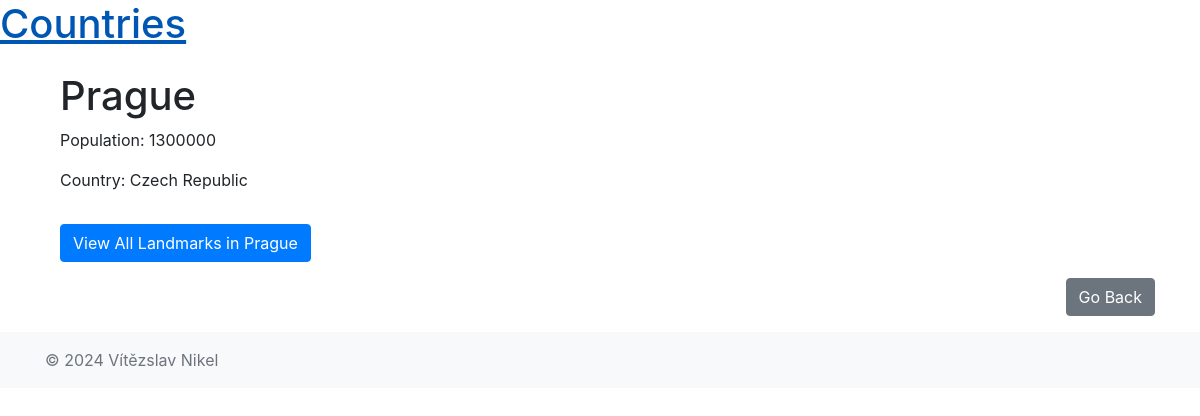
The app's page /countries/1/cities/1/ with its own data.
### countries/models.py (models this page shows, shortened)
class City(models.Model):
    name = models.CharField(max_length=100, verbose_name='City Name')
    country = models.ForeignKey(Country, on_delete=models.CASCADE, related_name='cities', verbose_name='Country')
    population = models.IntegerField(verbose_name='Population')
    class Meta:
        verbose_name = 'City'
        verbose_name_plural = 'Cities'

class Country(models.Model):
    name = models.CharField(max_length=100, verbose_name='Country Name')
    population = models.IntegerField(verbose_name='Population')
    area = models.FloatField(verbose_name='Area')
    def custom_upload(instance, filename):
        return f'flags/{instance.name}.png'
    flag = models.ImageField(upload_to=custom_upload, default='default_flag.png', verbose_name='Flag')
    class Meta:
        verbose_name = 'Country'
        verbose_name_plural = 'Countries'

### countries/views.py (the view)
# urls.py: path('<int:country_pk>/cities/<int:pk>/', CityDetailView.as_view(), name='city_detail'),
class CityDetailView(DetailView):
    model = City
    template_name = 'countries/city_detail.html'
    context_object_name = 'city'
    def get_context_data(self, **kwargs):
        context = super().get_context_data(**kwargs)
        city = self.object
        context['landmarks'] = city.landmarks.all()
        return context

### countries/templates/countries/city_detail.html (shortened to what this page needs)
{% extends 'base.html' %}
{% block content %}
<div class="container mt-4">
    <h1>{{ city.name }}</h1>
    <p>Population: {{ city.population }}</p>
    <p>Country: {{ city.country.name }}</p>
    <a href="{% url 'countries:landmark_list' pk=city.pk %}" class="btn btn-primary mt-3">View All Landmarks in {{ city.name }}</a>
</div>
{% endblock %}

### records on screen
City: name "Prague", population "1300000", country.name "Czech Republic"
